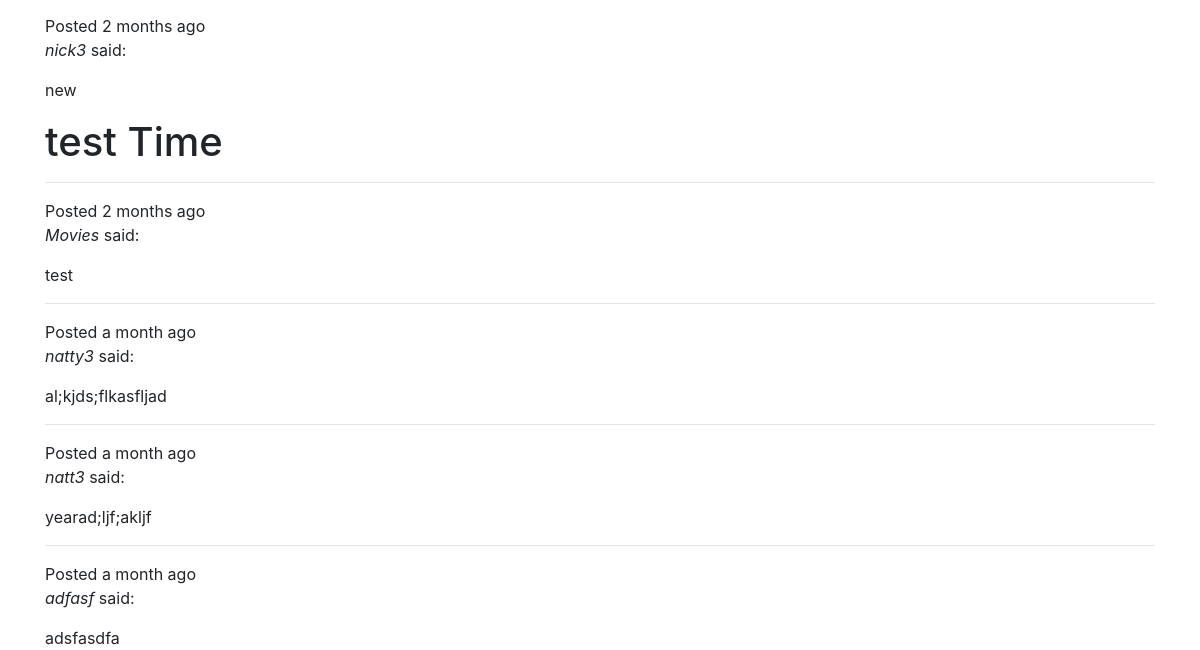
The app's page /guest-book (lower part), older data.
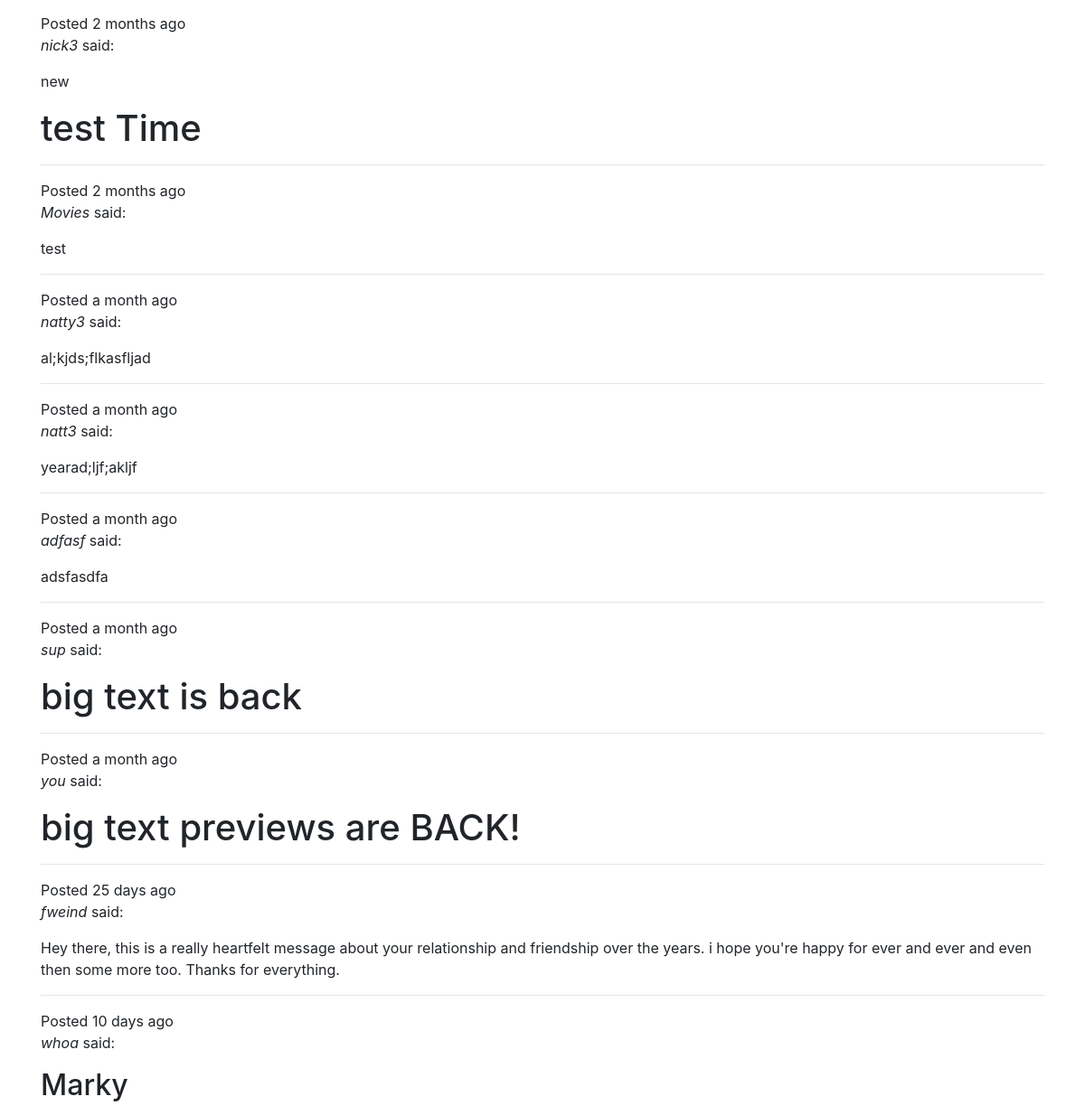
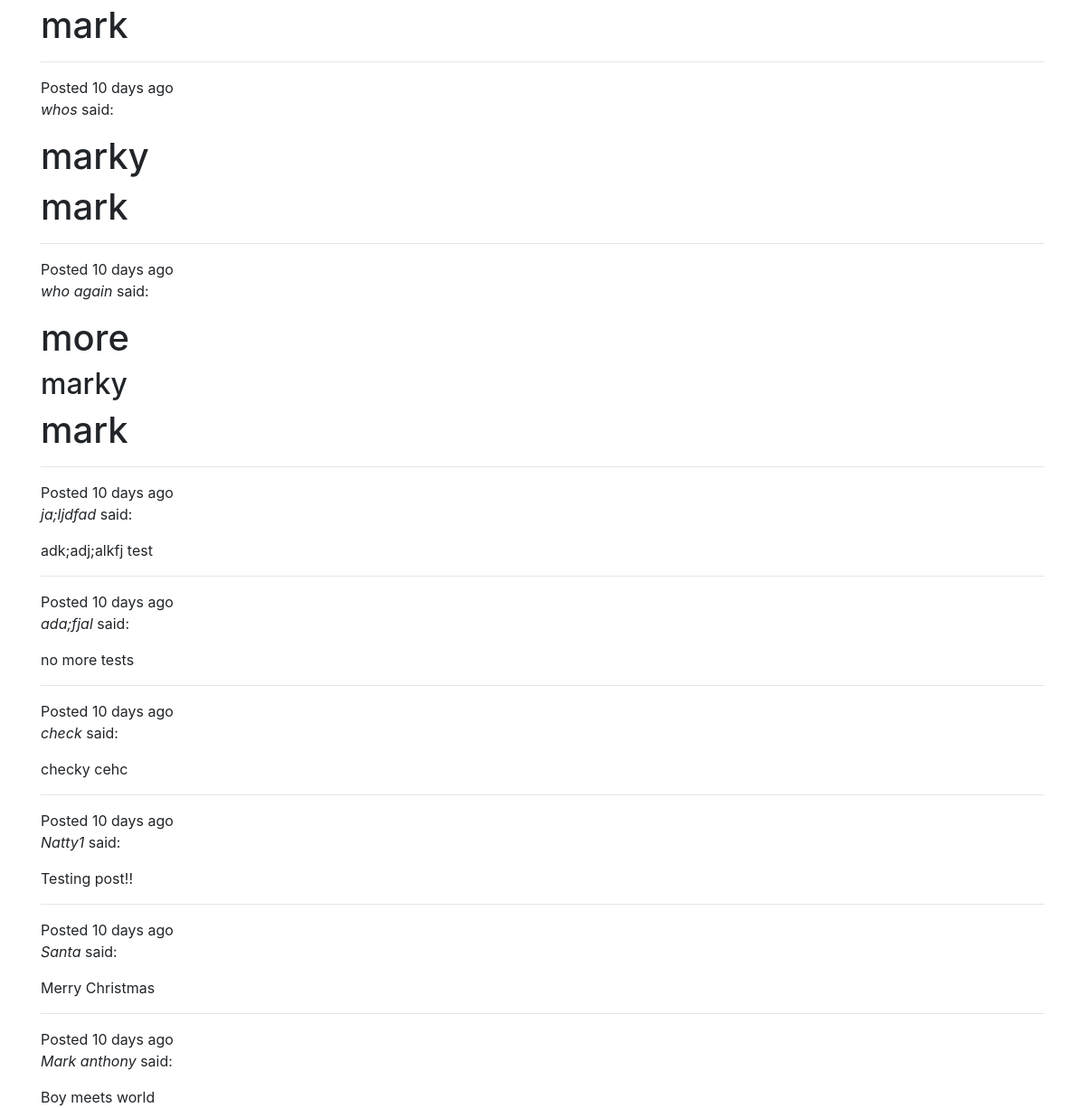
The same page, newer data (2 pictures, top to bottom).
### boatparty/models.py (models this page shows, shortened)
class GuestBookPost(db.Model):
    id = db.Column(db.Integer, primary_key=True)
    posted_at = db.Column(db.DateTime, nullable=False, default=datetime.utcnow)
    name = db.Column(db.String(80), unique=True, nullable=False)
    post_md = db.Column(db.Text, unique=True, nullable=False)
    post_html = db.Column(db.Text, unique=True, nullable=False)

### boatparty/routes.py (the view, shortened to what this page needs)
@main.route('/guest-book', methods=['GET', 'POST'])
def guest_book():
    form = GuestBookForm()
    title = 'Guest Book'
    posts = GuestBookPost.query.all()
    return render_template('guest-book.html', title=title, form=form, posts=posts)

### boatparty/templates/guest-book.html (shortened to what this page needs)
{% extends 'base.html' %}
{% block app_content %}
<div>
    {% for post in posts %}
    <hr>
    <p>Posted {{ moment(post.posted_at).fromNow() }} <br>
        <i>{{ post.name }}</i> said:</p>
    {{ post.post_html | safe }}
    {% endfor %}
</div>
{% endblock %}

### boatparty/templates/base.html (shortened to what this page needs)
<!DOCTYPE html>
<html lang="en">
<head>
    <link rel="stylesheet" href="https://cdnjs.cloudflare.com/ajax/libs/twitter-bootstrap/4.1.3/css/bootstrap.min.css">
    <link rel="stylesheet" href="{{url_for('static', filename='css/style.css')}}">
</head>
<body>
    {% if title == 'Home' %}
    <div class="home-bg">
    </div>
    {% else %}
    <div class="container">
        {% block app_content %}{% endblock %}
    </div>
    {% endif %}
</body>
</html>

### boatparty/static/css/style.css (style rules this page uses)
body, html { height: 100%; }

Row changes from the older to the newer data that the page shows:
added GuestBookPost: posted_at "a month ago", name "sup", post_html "big text is back"
added GuestBookPost: posted_at "a month ago", name "you", post_html "big text previews are BACK!"
added GuestBookPost: posted_at "25 days ago", name "fweind", post_html "Hey there, this is a really heartfelt message about your relationship and friendship over the years. i hope you're happy for ever and ever and even then some more too. Thanks for everything."
added GuestBookPost: posted_at "10 days ago", name "whoa", post_html "Marky mark"
added GuestBookPost: posted_at "10 days ago", name "whos", post_html "marky mark"
added GuestBookPost: posted_at "10 days ago", name "who again", post_html "more marky mark"
added GuestBookPost: posted_at "10 days ago", name "ja;ljdfad", post_html "adk;adj;alkfj test"
added GuestBookPost: posted_at "10 days ago", name "ada;fjal", post_html "no more tests"
added GuestBookPost: posted_at "10 days ago", name "check", post_html "checky cehc"
added GuestBookPost: posted_at "10 days ago", name "Natty1", post_html "Testing post!!"
added GuestBookPost: posted_at "10 days ago", name "Santa", post_html "Merry Christmas"
added GuestBookPost: posted_at "10 days ago", name "Mark anthony", post_html "Boy meets world"
